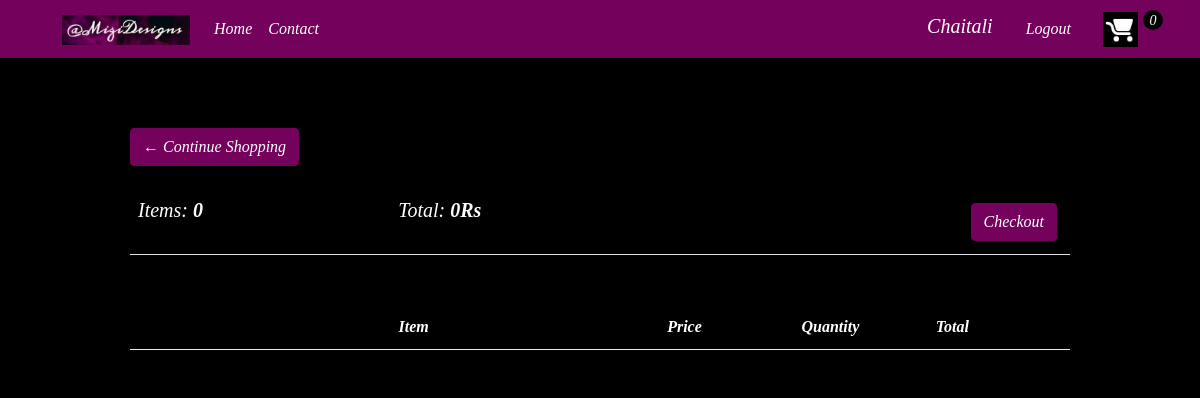
The app's page /cart/ (signed in) with its own data.
### mizi_app/models.py (models this page shows, shortened)
class Customer(models.Model):
    user=models.OneToOneField(User,on_delete=models.CASCADE,null=True,blank=True)
    name=models.CharField(max_length=264,default="")
    email=models.EmailField(max_length = 264,default="")

class Order(models.Model):
    customer=models.ForeignKey(Customer,on_delete=models.CASCADE,blank=True)
    date_ordered=models.DateTimeField(auto_now_add=True)
    complete=models.BooleanField(default=False,blank=False)
    transaction_id=models.CharField(max_length=264,null=True)
    def get_cart_total(self):
        orderitems=self.orderitem_set.all()
        total=0
        for item in orderitems:
            total+=item.get_total()
        return total
    def get_item_count(self):
        orderitems=self.orderitem_set.all()
        total=sum([item.quantity for item in orderitems])
        return total

### mizi_app/views.py (the view)
# urls.py: url(r'^cart/',views.cart,name='cart'),
def cart(request):
    context=carData(request)
    return render(request,'store/cart.html',context)

### mizi_app/utils.py (called while the page is built)
def carData(request):
    if request.user.is_authenticated:
        customer=request.user.customer
        order,created=Order.objects.get_or_create(customer=customer,complete=False)
        items=order.orderitem_set.all()
        cartItems=order.get_item_count
        context={'customer':customer,'items':items, 'order':order,'cartItems':cartItems}
    else:
        context=cookieCart(request)
        context['customer']='null'
    return context

### templates/store/cart.html (shortened to what this page needs)
{% extends 'store/main.html' %}
{% load static %}
{% block content %}
<div class="row1">
    <div class="col-lg-12">
        <div class="box-element">
            <a  class="btn btn-outline-dark" href="{% url 'main' %}">&#x2190; Continue Shopping</a>
            <br>
            <br>
            <table class="table" style="color: white;">
                <tr>
                    <th><h5>Items: <strong>{{order.get_item_count}}</strong></h5></th>
                    <th><h5>Total:<strong> {{order.get_cart_total}}Rs</strong></h5></th>
                    <th>
                        <a  style="float:right; margin:5px;" class="btn btn-success" href="{% url 'checkout' %}">Checkout</a>
                    </th>
                </tr>
            </table>
        </div>
        <br>
        <div class="box-element" style="color: white;">
            <div class="cart-row">
                <div style="flex:2"></div>
                <div style="flex:2"><strong>Item</strong></div>
                <div style="flex:1"><strong>Price</strong></div>
                <div style="flex:1"><strong>Quantity</strong></div>
                <div style="flex:1"><strong>Total</strong></div>
            </div>
        </div>
    </div>
</div>
{% endblock content %}

### templates/store/main.html (shortened to what this page needs)
<!DOCTYPE html>
{% load static %}
<html lang="en">
<head>
    <link href="https://cdn.jsdelivr.net/npm/bootstrap@5.0.0-beta1/dist/css/bootstrap.min.css" rel="stylesheet"
>
    <link rel="stylesheet" href="{% static 'css/a.css' %}" />
</head>
<body style="background-color: black; font-family: American Typewriter, serif; font-style: italic;">
    <nav class="navbar navbar-expand-lg navbar-dark bg" style="background-color: #74015c;">
        <div class="container-fluid">
          <a class="navbar-brand" href="{% url 'main' %}">
              <img src="{% static 'images/logo2.jpeg' %}" alt="" height="30">
            </a>
          <div class="collapse navbar-collapse" id="navbarSupportedContent">
            <ul class="navbar-nav me-auto mb-2 mb-lg-0">
              <li class="nav-item">
                <a class="nav-link active" aria-current="page" href="{% url 'main' %}">Home</a>
              </li>
              <li class="nav-item">
                <a class="nav-link active" aria-current="page" href="{% url 'contact' %}">Contact</a>
              </li>
            </ul>
            <div class="form-inline my-2 my-lg-0">
                <ul class="navbar-nav me-auto mb-2 mb-lg-0">
                    <li>
                {% if customer == 'null' %}
                <a href="{% url 'login' %}"class="btn btn-warning">Login</a>
                {% else %}
                <a class="navbar-brand" href="{% url 'cust' customer.id %}" >{{ customer.name }}</a>
                <a href="{% url 'logout' %}"class="btn btn-warning">Logout</a>
                {% endif %}
                <a href="{% url 'cart' %}">
                   <img  id="cart-icon" src="{% static 'images/cart.jpg' %}">
               </a>
               </li>
               <li>
               <p id="cart-total">{{ cartItems }}</p>
               </li>
                </ul>
           </div>
          </div>
        </div>
      </nav>
    <div class="conatiner" >
        {% block content %}
        {% endblock content%}
    </div>
  </body>
</html>

### static/css/a.css (style rules this page uses)
#cart-icon { width:35px; display: inline-block; margin-left: 15px; margin-right: 5px; }
.btn,.btn:focus { background-color:#74015c; border-color: #74015c; color: white; box-shadow: 0px 0px; }
#cart-total { display: block; text-align: center; color:#fff; background-color:black; width: 20px; height: 20px; border-radius: 50%; font-size: 14px; margin-right: 25px; }
.box-element { background-color:black; border-radius: 4px; padding: 10px; }
.navbar-brand { margin-left: 50px; }
.row1 { margin-top: 5%; margin-left: 10%; margin-right: 10%; }
.cart-row { display: flex; align-items: flex-stretch; padding-bottom: 10px; margin-bottom: 10px; border-bottom: 1px solid #ececec; }

### records on screen
Customer: name "Chaitali"
Order: id "0", get_item_count "0", get_cart_total "0"
